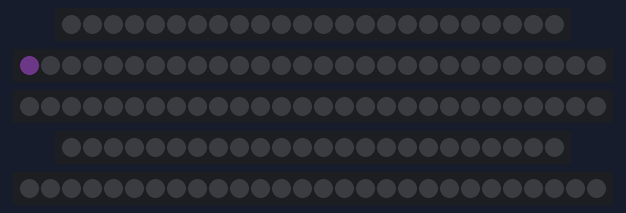
Recording of a sketch running on a simulated Arduino Uno, built with avr-gcc and run on an emulated ATmega328P. Parts: 2 × 24 RGB LEDs in strip order, left to right, 3 × 28 RGB LEDs in strip order, left to right. Dim RGB values are drawn brighter than linear; random numbers use the default seed unless the sketch sets one.

Above: at 44.66 s.
At 45.51 s:
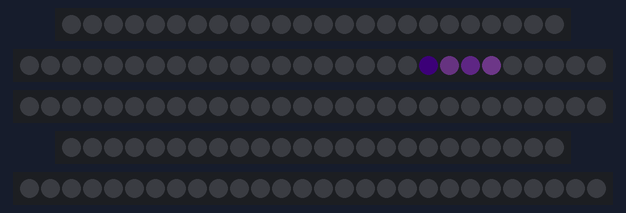
At 60.71 s:
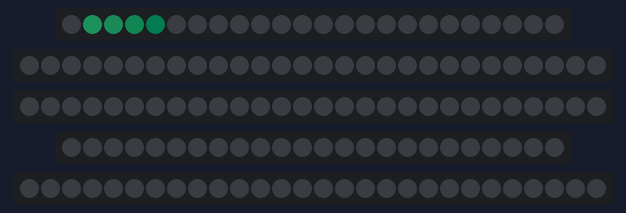
At 94.75 s:
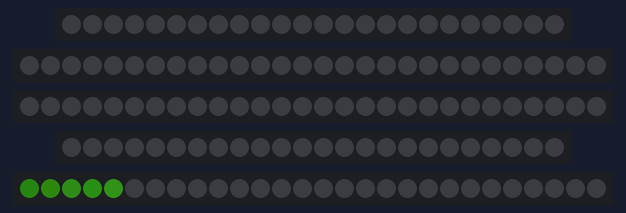
At 103.6 s:
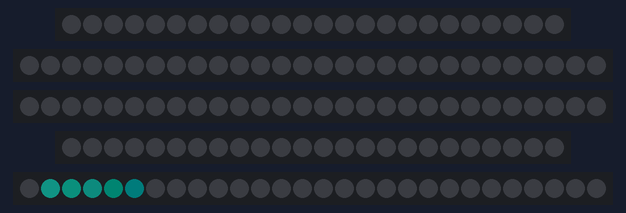
At 124.93 s:
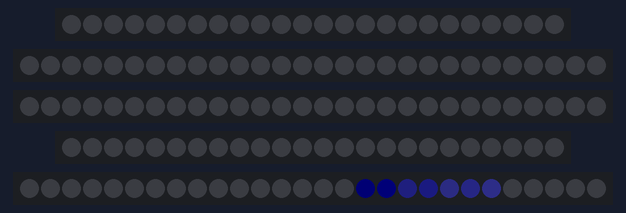

The sketch:

Firing_Neurons_V2.ino
```cpp
#include <Adafruit_NeoPixel.h>

int timeDelay = 1000;
byte longStrip = 28;
byte shortStrip = 24;
byte stripLength[5] = {
  shortStrip, longStrip, longStrip, shortStrip, longStrip};
byte readIndex = 0;
byte writeIndex = 0;
int pulseBuffer = 30;

unsigned int integerValue=0;  // Max value is 65535
char incomingByte;
int input[7];

byte stripPixelArray [5][28][3];
int pulseArray[30][9];
//strip number, strip length, start time, position, direction(1 for in 0 for out), length, R, G, B

Adafruit_NeoPixel strip0 = Adafruit_NeoPixel(stripLength[0], 2, NEO_GRB + NEO_KHZ800);
Adafruit_NeoPixel strip1 = Adafruit_NeoPixel(stripLength[1], 3, NEO_GRB + NEO_KHZ800);
Adafruit_NeoPixel strip2 = Adafruit_NeoPixel(stripLength[2], 4, NEO_GRB + NEO_KHZ800);
Adafruit_NeoPixel strip3 = Adafruit_NeoPixel(stripLength[3], 5, NEO_GRB + NEO_KHZ800);
Adafruit_NeoPixel strip4 = Adafruit_NeoPixel(stripLength[4], 6, NEO_GRB + NEO_KHZ800);

void setup() {
  Serial.begin(9600);
  strip0.begin();
  strip1.begin();
  strip2.begin();
  strip3.begin();
  strip4.begin();

}

void loop() {
  if (Serial.available()>0) {   // something came across serial
    int dir = Serial.parseInt();
    int strip = Serial.parseInt();
    int col = Serial.parseInt();
    if (Serial.read() == '\n'){
      createPulse(dir,strip,col);
    }

  }


  createPulses();
  //Serial.println(millis());
  updatePulses(pulseArray);
  updatePixels(pulseArray);
  drawPixels(stripPixelArray);
  memset(stripPixelArray, 0, sizeof(stripPixelArray));
}

void createPulse(int direc, int stripnum, int col){
  int dir = direc;
  int stripNum = stripnum;
  int colour = col;
//  int dir, stripNum, colour;
//  Serial.println(data);
//
//
//
//  dir = data/100;
//  data -= dir*100;
//
//  stripNum = data/10;
//  colour = data - stripNum*10;
//


  int R,G,B;

  if (colour == 0){
  R = 100;
  G = 0;
  B = 0;
  }
  if (colour == 1){
  R = 0;
  G = 100;
  B = 0;
  }
  if (colour == 2){
  R = 0;
  G = 0;
  B = 100;
  }
  if (colour == 3){
  R = 50;
  G = 50;
  B = 0;
  }
  if (colour == 4){
  R = 50;
  G = 0;
  B = 50;
  }
  if (colour == 5){
  R = 0;
  G = 50;
  B = 50;
  }
  if (colour == 6){
  R = 40;
  G = 40;
  B = 40;
  }
  if (colour == 7){
  R = 80;
  G = 20;
  B = 0;
  }
  if (colour == 8){
  R = 80;
  G = 0;
  B = 20;
  }
  if (colour == 9){
  R = 20;
  G = 0;
  B = 80;
  }

  int stripLen;

  switch (stripNum) {
  case 0:
    stripLen = stripLength[0];
    break;
  case 1:
    stripLen = stripLength[1];
    break;
  case 2:
    stripLen = stripLength[2];
    break;
  case 3:
    stripLen = stripLength[3];
    break;
  case 4:
    stripLen = stripLength[4];
    break;
  }

  int startTime = millis();
  int pos;
  int len = 7;

  switch (dir) {
  case 0:
    pos = 0;
    break;

  case 1:
    pos = stripLen - 1;
    break;
  }


  byte w;
  if (writeIndex >= 50) {
    w = writeIndex - 50;
  }
  else {
    w = writeIndex;
  }

  pulseArray[w][0] = stripNum;
  pulseArray[w][1] = stripLen;
  pulseArray[w][2] = startTime;
  pulseArray[w][3] = pos;
  pulseArray[w][4] = dir;
  pulseArray[w][5] = len;
  pulseArray[w][6] = R;
  pulseArray[w][7] = G;
  pulseArray[w][8] = B;

  writeIndex ++;
}

void createPulses() {
  //strip number, start time, position, direction(1 for in 0 for out), length, R, G, B

  int num = random(100);
  if (num < 1) {

      int stripNum = int(random(0,5));
      int stripLen;

      switch (stripNum) {
      case 0:
        stripLen = stripLength[0];
        break;
      case 1:
        stripLen = stripLength[1];
        break;
      case 2:
        stripLen = stripLength[2];
        break;
      case 3:
        stripLen = stripLength[3];
        break;
      case 4:
        stripLen = stripLength[4];
        break;
      }

      int startTime = millis();
      int pos;
      int dir = int(random(0, 2));

      switch (dir) {
      case 0:
        pos = 0;
        break;
        pos = stripLen - 1;
      case 1:
        break;
      }

      int len = random(3, 10);
      int R = random(0, 20);
      int G = random(0, 20);
      int B = random(0, 20);

      byte w;
      if (writeIndex >= 50) {
        w = writeIndex - 50;
      }
      else {
        w = writeIndex;
      }

      pulseArray[w][0] = stripNum;
      pulseArray[w][1] = stripLen;
      pulseArray[w][2] = startTime;
      pulseArray[w][3] = pos;
      pulseArray[w][4] = dir;
      pulseArray[w][5] = len;
      pulseArray[w][6] = R;
      pulseArray[w][7] = G;
      pulseArray[w][8] = B;

      writeIndex ++;
    }

}


void updatePulses(int theArray[][9]) {
  byte indexRemoveCount = 0;
  for (byte i = readIndex; i < writeIndex; i++) {
    int stripLen = theArray[i][1];
    int startTime = theArray[i][2];
    int timeSince = millis() - startTime;
    int pos = theArray[i][3];
    byte dir = theArray[i][4];
    switch (dir) {
    case 0:
      theArray[i][3] = map (timeSince, 0, timeDelay, 0, stripLen - 1);
      break;
    case 1:
      theArray[i][3] = map (timeSince, 0, timeDelay, stripLen - 1, 0);
    }
    if (pos > pulseBuffer || pos < -pulseBuffer) {
      readIndex ++;
      //Serial.println(readIndex);
    }
  }
}


void updatePixels(int theArray[][9]) {
  if (readIndex >= pulseBuffer) {
    readIndex = 0;
    writeIndex -= pulseBuffer;
  }
  for (byte i = readIndex; i < writeIndex; i++) {
    byte j;
    if (i >= pulseBuffer) {
      j = i - pulseBuffer;
    }
    else {
      j = i;
    }
    byte stripNum = theArray[j][0];
    byte stripLen = theArray[j][1];
    byte pos = theArray[j][3];
    byte dir = theArray[j][4];
    byte len = theArray[j][5];
    byte R = theArray[j][6];
    byte G = theArray[j][7];
    byte B = theArray[j][8];

    switch (dir) {
    case 0:
      for (int p = pos; p > pos - len; p -- ) {
        float brightness = map(p, pos - len, pos, 0, 10) * 0.1;
        //Serial.println(brightness);
        if (p < stripLen && p >= 0) {
          stripPixelArray[stripNum][p][0] += int(R * brightness);
          stripPixelArray[stripNum][p][1] += int(G * brightness);
          stripPixelArray[stripNum][p][2] += int(B * brightness);
        }
      }
      break;
    case 1:
      for (int p = pos; p < pos + len; p ++ ) {
        float brightness = map(p, pos + len, pos, 0, 10) * 0.1;
        //Serial.println(brightness);
        if (p < stripLen && p >= 0) {
          stripPixelArray[stripNum][p][0] += int(R * brightness);
          stripPixelArray[stripNum][p][1] += int(G * brightness);
          stripPixelArray[stripNum][p][2] += int(B * brightness);
        }
      }
      break;
    }
  }
}

void drawPixels(byte theArray[][28][3]) {
  for (byte s = 0; s < 5; s++) {
    for (byte i = 0; i < stripLength[s]; i++) {
      byte r = theArray[s][i][0];
      byte g = theArray[s][i][1];
      byte b = theArray[s][i][2];

      switch (s) {
      case 0:
        strip0.setPixelColor(i, strip0.Color(r , g , b) ); // Draw pixel
        strip0.show();
        break;
      case 1:
        strip1.setPixelColor(i, strip1.Color(r , g , b) ); // Draw pixel
        strip1.show();
        break;
      case 2:
        strip2.setPixelColor(i, strip2.Color(r , g , b) ); // Draw pixel
        strip2.show();
        break;
      case 3:
        strip3.setPixelColor(i, strip3.Color(r , g , b) ); // Draw pixel
        strip3.show();
        break;
      case 4:
        strip4.setPixelColor(i, strip4.Color(r , g , b) ); // Draw pixel
        strip4.show();
        break;
      }
    }
  }
}
```
